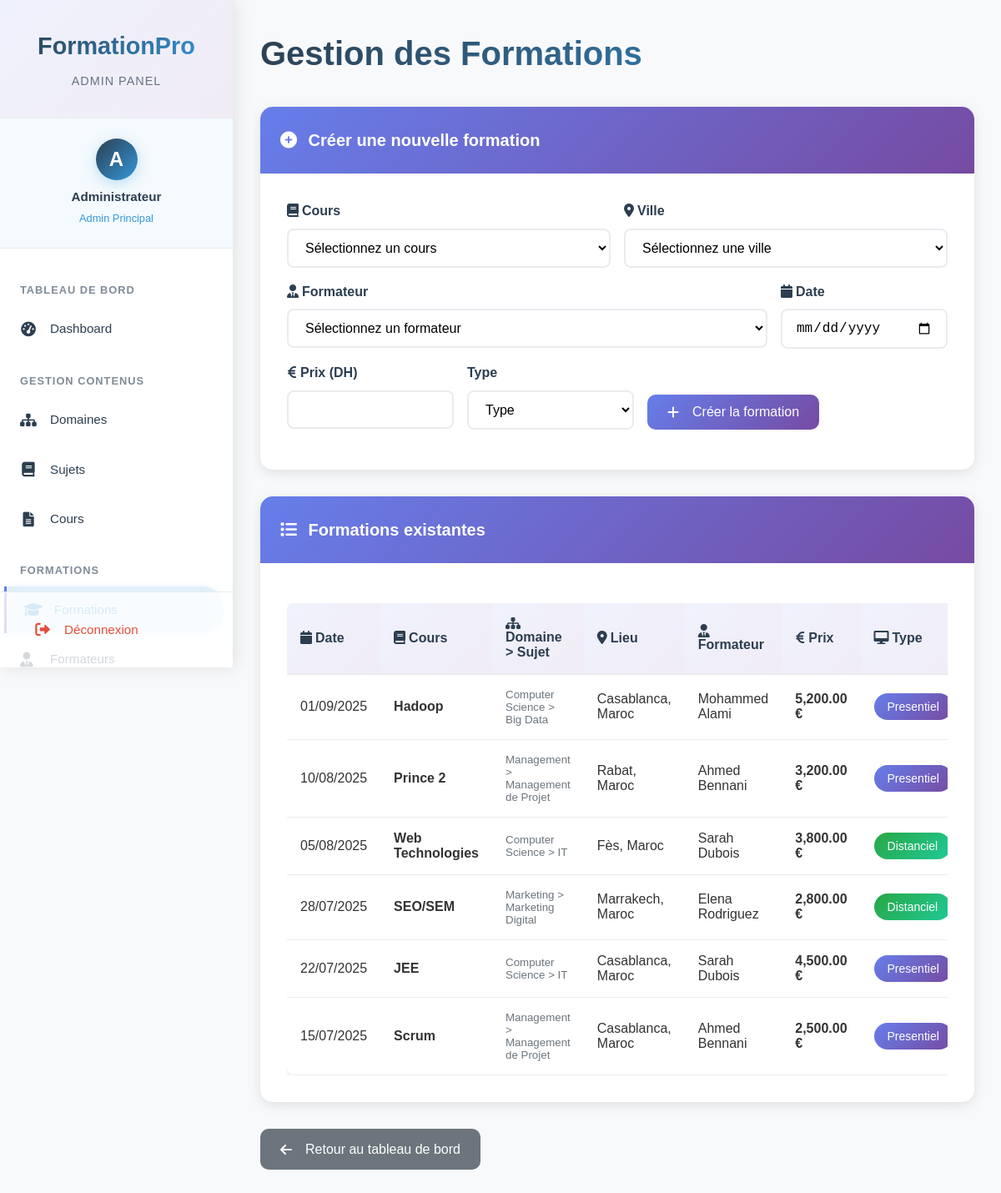
The page /pages/admin/formation_admin.php (signed in) on the database its author committed.
### tables this page shows
CREATE TABLE `formations` (
  `id` int(11) NOT NULL,
  `cours_id` int(11) NOT NULL,
  `ville_id` int(11) NOT NULL,
  `formateur_id` int(11) NOT NULL,
  `date_formation` date NOT NULL,
  `heure_debut` time DEFAULT '09:00:00',
  `heure_fin` time DEFAULT '17:00:00',
  `prix` decimal(10,2) NOT NULL,
  `prix_devise` varchar(3) DEFAULT 'MAD',
  `type_formation` enum('presentiel','distanciel') NOT NULL DEFAULT 'presentiel',
  `nombre_places_max` int(11) DEFAULT 20,
  `nombre_inscrits` int(11) DEFAULT 0,
  `statut` enum('planifiee','en_cours','terminee','annulee') DEFAULT 'planifiee',
  `created_at` timestamp NOT NULL DEFAULT current_timestamp(),
  `updated_at` timestamp NOT NULL DEFAULT current_timestamp() ON UPDATE current_timestamp()
);

CREATE TABLE `cours` (
  `id` int(11) NOT NULL,
  `nom_cours` varchar(100) NOT NULL,
  `description` text DEFAULT NULL,
  `sujet_id` int(11) NOT NULL,
  `duree_jours` int(11) DEFAULT 1,
  `created_at` timestamp NOT NULL DEFAULT current_timestamp(),
  `updated_at` timestamp NOT NULL DEFAULT current_timestamp() ON UPDATE current_timestamp()
);

CREATE TABLE `domaines` (
  `id` int(11) NOT NULL,
  `nom_domaine` varchar(100) NOT NULL,
  `description` text DEFAULT NULL,
  `created_at` timestamp NOT NULL DEFAULT current_timestamp(),
  `updated_at` timestamp NOT NULL DEFAULT current_timestamp() ON UPDATE current_timestamp()
);

CREATE TABLE `sujets` (
  `id` int(11) NOT NULL,
  `nom_sujet` varchar(100) NOT NULL,
  `domaine_id` int(11) NOT NULL,
  `description` text DEFAULT NULL,
  `created_at` timestamp NOT NULL DEFAULT current_timestamp(),
  `updated_at` timestamp NOT NULL DEFAULT current_timestamp() ON UPDATE current_timestamp()
);

CREATE TABLE `villes` (
  `id` int(11) NOT NULL,
  `nom_ville` varchar(100) NOT NULL,
  `pays_id` int(11) NOT NULL,
  `created_at` timestamp NOT NULL DEFAULT current_timestamp(),
  `updated_at` timestamp NOT NULL DEFAULT current_timestamp() ON UPDATE current_timestamp()
);

CREATE TABLE `pays` (
  `id` int(11) NOT NULL,
  `nom_pays` varchar(100) NOT NULL,
  `created_at` timestamp NOT NULL DEFAULT current_timestamp(),
  `updated_at` timestamp NOT NULL DEFAULT current_timestamp() ON UPDATE current_timestamp()
);

CREATE TABLE `formateurs` (
  `id` int(11) NOT NULL,
  `nom_formateur` varchar(100) NOT NULL,
  `email_formateur` varchar(100) NOT NULL,
  `telephone` varchar(20) DEFAULT NULL,
  `specialite` varchar(200) DEFAULT NULL,
  `experience_annees` int(11) DEFAULT 0,
  `created_at` timestamp NOT NULL DEFAULT current_timestamp(),
  `updated_at` timestamp NOT NULL DEFAULT current_timestamp() ON UPDATE current_timestamp()
);

### pages/admin/formation_admin.php (the view, shortened to what this page needs)
<?php
require_once('../../includes/admin_sidebar.php');
$conn = db_connect();
$stmt = $conn->query("
    SELECT f.*,
           c.nom_cours,
           s.nom_sujet,
           d.nom_domaine,
           v.nom_ville,
           p.nom_pays,
           fo.nom_formateur
    FROM formations f
    JOIN cours c ON f.cours_id = c.id
    JOIN sujets s ON c.sujet_id = s.id
    JOIN domaines d ON s.domaine_id = d.id
    JOIN villes v ON f.ville_id = v.id
    JOIN pays p ON v.pays_id = p.id
    JOIN formateurs fo ON f.formateur_id = fo.id
    ORDER BY f.date_formation DESC
");
$formations = $stmt->fetchAll(PDO::FETCH_ASSOC);
?>
<!DOCTYPE html>
<html lang="fr">
<head>
    <link href="https://cdnjs.cloudflare.com/ajax/libs/font-awesome/6.0.0/css/all.min.css" rel="stylesheet">
</head>
<body>
    <div class="main-content" id="mainContent">
        <div class="container">
            <h1 class="page-title">Gestion des Formations</h1>
            <div class="card">
                <div class="card-header">
                    <i class="fas fa-plus-circle me-2"></i>
                    Créer une nouvelle formation
                </div>
                <div class="card-body">
                    <form method="POST" id="addForm">
                        <div class="form-row">
                            <div class="form-group">
                                <label for="cours_id" class="form-label">
                                    <i class="fas fa-book me-1"></i>Cours
                                </label>
                                <select class="form-select" id="cours_id" name="cours_id" required>
                                    <option value="">Sélectionnez un cours</option>
                                </select>
                            </div>
                            <div class="form-group">
                                <label for="ville_id" class="form-label">
                                    <i class="fas fa-map-marker-alt me-1"></i>Ville
                                </label>
                                <select class="form-select" id="ville_id" name="ville_id" required>
                                    <option value="">Sélectionnez une ville</option>
                                </select>
                            </div>
                        </div>
                        <div class="form-row">
                            <div class="form-group">
                                <label for="formateur_id" class="form-label">
                                    <i class="fas fa-user-tie me-1"></i>Formateur
                                </label>
                                <select class="form-select" id="formateur_id" name="formateur_id" required>
                                    <option value="">Sélectionnez un formateur</option>
                                </select>
                            </div>
                            <div class="form-group small">
                                <label for="date_formation" class="form-label">
                                    <i class="fas fa-calendar me-1"></i>Date
                                </label>
                                <input type="date" class="form-control" id="date_formation" name="date_formation"
                                       min="<?php echo date('Y-m-d'); ?>" required>
                            </div>
                        </div>
                        <div class="form-row">
                            <div class="form-group small">
                                <label for="prix" class="form-label">
                                    <i class="fas fa-euro-sign me-1"></i>Prix (DH)
                                </label>
                                <input type="number" class="form-control" id="prix" name="prix"
                                       min="0" step="0.01" required>
                            </div>
                            <div class="form-group small">
                                <label for="type_formation" class="form-label">Type</label>
                                <select class="form-select" id="type_formation" name="type_formation" required>
                                    <option value="">Type</option>
                                </select>
                            </div>
                            <div class="form-group" style="align-self: flex-end;">
                                <button type="submit" class="btn btn-primary">
                                    <i class="fas fa-plus me-2"></i>Créer la formation
                                </button>
                            </div>
                        </div>
                    </form>
                </div>
            </div>
            <div class="card">
                <div class="card-header">
                    <i class="fas fa-list me-2"></i>
                    Formations existantes
                </div>
                <div class="card-body">
                    <?php if (!empty($formations)): ?>
                        <div class="table-responsive">
                            <table class="table">
                                <thead>
                                    <tr>
                                        <th><i class="fas fa-calendar me-1"></i>Date</th>
                                        <th><i class="fas fa-book me-1"></i>Cours</th>
                                        <th><i class="fas fa-sitemap me-1"></i>Domaine > Sujet</th>
                                        <th><i class="fas fa-map-marker-alt me-1"></i>Lieu</th>
                                        <th><i class="fas fa-user-tie me-1"></i>Formateur</th>
                                        <th><i class="fas fa-euro-sign me-1"></i>Prix</th>
                                        <th><i class="fas fa-desktop me-1"></i>Type</th>
                                    </tr>
                                </thead>
                                <tbody>
                                    <?php foreach ($formations as $formation): ?>
                                        <tr>
                                            <td><?php echo date('d/m/Y', strtotime($formation['date_formation'])); ?></td>
                                            <td>
                                                <strong><?php echo htmlspecialchars($formation['nom_cours']); ?></strong>
                                            </td>
                                            <td>
                                                <small class="text-muted">
                                                    <?php echo htmlspecialchars($formation['nom_domaine'] . ' > ' . $formation['nom_sujet']); ?>
                                                </small>
                                            </td>
                                            <td><?php echo htmlspecialchars($formation['nom_ville'] . ', ' . $formation['nom_pays']); ?></td>
                                            <td><?php echo htmlspecialchars($formation['nom_formateur']); ?></td>
                                            <td>
                                                <strong><?php echo number_format($formation['prix'], 2); ?> €</strong>
                                            </td>
                                            <td>
                                                <span class="badge <?php echo $formation['type_formation'] == 'presentiel' ? 'bg-primary' : 'bg-success'; ?>">
                                                    <?php echo ucfirst($formation['type_formation']); ?>
                                                </span>
                                            </td>
                                        </tr>
                                    <?php endforeach; ?>
                                </tbody>
                            </table>
                        </div>
                    <?php endif; ?>
                </div>
            </div>
            <div class="mt-4">
                <a href="admin_dashboard.php" class="btn btn-secondary">
                    <i class="fas fa-arrow-left me-2"></i>Retour au tableau de bord
                </a>
            </div>
        </div>
    </div>
</body>
</html>

### includes/admin_sidebar.php (style rules this page uses)
:root { --primary-color: #2c3e50; --secondary-color: #3498db; --dark-text: #2c3e50; --white: #ffffff; --light-gray: #f8f9fa; --border-color: #e9ecef; --gradient-primary: linear-gradient(135deg, #667eea 0%, #764ba2 100%); --gradient-secondary: linear-gradient(135deg, #f093fb 0%, #f5576c 100%); --sidebar-width: 280px; --hover-bg: rgba(52, 152, 219, 0.1); --active-bg: rgba(52, 152, 219, 0.15); --logout-color: #e74c3c; --logout-hover: #c0392b; }
* { margin: 0; padding: 0; box-sizing: border-box; }
body { font-family: 'Segoe UI', Tahoma, Geneva, Verdana, sans-serif; background: var(--light-gray); }
.main-content { margin-left: var(--sidebar-width); padding: 2rem; min-height: 100vh; background: var(--light-gray); transition: all 0.3s ease; }

### pages/admin/formation_admin.php (style rules this page uses)
* { margin: 0; padding: 0; box-sizing: border-box; }
body { font-family: 'Arial', sans-serif; background: #f8f9fa; color: #333; line-height: 1.6; }
.main-content { margin-left: 280px; padding: 2rem; min-height: 100vh; background: #f8f9fa; transition: all 0.3s ease; }
.container { max-width: 1200px; margin: 0 auto; }
.page-title { font-size: 2.5rem; margin-bottom: 2rem; background: linear-gradient(135deg, #2c3e50, #3498db); -webkit-background-clip: text; -webkit-text-fill-color: transparent; background-clip: text; font-weight: bold; }
.card { background: white; border-radius: 15px; box-shadow: 0 4px 15px rgba(0, 0, 0, 0.1); transition: all 0.3s ease; margin-bottom: 2rem; overflow: hidden; }
.card-header { background: linear-gradient(135deg, #667eea 0%, #764ba2 100%); color: white; padding: 1.5rem; font-size: 1.25rem; font-weight: 600; }
.card-body { padding: 2rem; }
.form-row { display: flex; flex-wrap: wrap; gap: 1rem; margin-bottom: 1rem; }
.form-group { flex: 1; min-width: 200px; }
.form-group.small { flex: 0 0 150px; }
.form-label { display: block; margin-bottom: 0.5rem; font-weight: 600; color: #2c3e50; }
.form-control, .form-select { width: 100%; padding: 0.75rem 1rem; border: 2px solid #e9ecef; border-radius: 8px; font-size: 1rem; transition: all 0.3s ease; background: white; }
.btn { padding: 0.75rem 1.5rem; border: none; border-radius: 10px; font-size: 1rem; font-weight: 500; cursor: pointer; transition: all 0.3s ease; display: inline-flex; align-items: center; gap: 0.5rem; text-decoration: none; }
.btn-primary { background: linear-gradient(135deg, #667eea 0%, #764ba2 100%); color: white; }
.btn-secondary { background: #6c757d; color: white; }
.table-responsive { overflow-x: auto; margin-top: 1rem; }
.table { width: 100%; border-collapse: collapse; background: white; border-radius: 10px; overflow: hidden; box-shadow: 0 2px 10px rgba(0, 0, 0, 0.1); }
.table th { background: linear-gradient(135deg, rgba(102, 126, 234, 0.1) 0%, rgba(118, 75, 162, 0.1) 100%); padding: 1rem; text-align: left; font-weight: 600; color: #2c3e50; border-bottom: 2px solid #e9ecef; }
.table td { padding: 1rem; border-bottom: 1px solid #e9ecef; vertical-align: middle; }
.badge { padding: 0.5rem 1rem; border-radius: 20px; font-size: 0.875rem; font-weight: 500; display: inline-block; }
.badge.bg-primary { background: linear-gradient(135deg, #667eea, #764ba2); color: white; }
.badge.bg-success { background: linear-gradient(135deg, #28a745, #20c997); color: white; }
.text-muted { color: #6c757d; }
.mt-4 { margin-top: 2rem; }
.me-1 { margin-right: 0.25rem; }
.me-2 { margin-right: 0.5rem; }

### rows shown on the page
formations: date_formation "01/09/2025", cours.nom_cours "Hadoop", domaines.nom_domaine "Computer Science > Big Data", ville.nom_pays "Casablanca, Maroc", formateur.nom_formateur "Mohammed Alami", prix "5,200.00", type_formation "Presentiel"
formations: date_formation "10/08/2025", cours.nom_cours "Prince 2", domaines.nom_domaine "Management > Management de Projet", ville.nom_pays "Rabat, Maroc", formateur.nom_formateur "Ahmed Bennani", prix "3,200.00", type_formation "Presentiel"
formations: date_formation "05/08/2025", cours.nom_cours "Web Technologies", domaines.nom_domaine "Computer Science > IT", ville.nom_pays "Fès, Maroc", formateur.nom_formateur "Sarah Dubois", prix "3,800.00", type_formation "Distanciel"
formations: date_formation "28/07/2025", cours.nom_cours "SEO/SEM", domaines.nom_domaine "Marketing > Marketing Digital", ville.nom_pays "Marrakech, Maroc", formateur.nom_formateur "Elena Rodriguez", prix "2,800.00", type_formation "Distanciel"
formations: date_formation "22/07/2025", cours.nom_cours "JEE", domaines.nom_domaine "Computer Science > IT", ville.nom_pays "Casablanca, Maroc", formateur.nom_formateur "Sarah Dubois", prix "4,500.00", type_formation "Presentiel"
formations: date_formation "15/07/2025", cours.nom_cours "Scrum", domaines.nom_domaine "Management > Management de Projet", ville.nom_pays "Casablanca, Maroc", formateur.nom_formateur "Ahmed Bennani", prix "2,500.00", type_formation "Presentiel"
